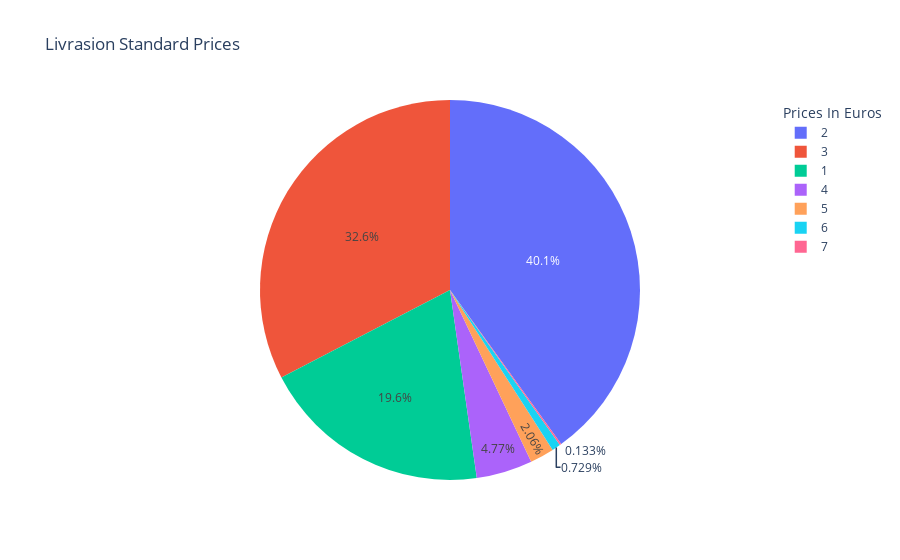

Source (notebook cell):
### Markdown cell above
Livraison standard is quite populuar option for shipping. Lets check the prices of the company.

### Code cell
livrasion_prices = data1[data1.shipping_option_name =='Livraison standard']['shipping_option_price'].value_counts().index.values
livrasion_prices_frquency = data1[data1.shipping_option_name =='Livraison standard']['shipping_option_price'].value_counts().values

fig = go.Figure()
fig.add_trace(go.Pie(labels=livrasion_prices, values=livrasion_prices_frquency))
fig.update_layout(title="Livrasion Standard Prices", legend_title="Prices In Euros", template="plotly_white")

### Figure 1 — Plotly figure (JSON) as saved in the notebook; plotly's stock layout.template omitted (floating-point values rounded to 4 significant figures)
{"data": [{"labels": [2, 3, 1, 4, 5, 6, 7], "type": "pie", "values": [604, 492, 296, 72, 31, 11, 2]}], "layout": {"legend": {"title": {"text": "Prices In Euros"}}, "title": {"text": "Livrasion Standard Prices"}}}
